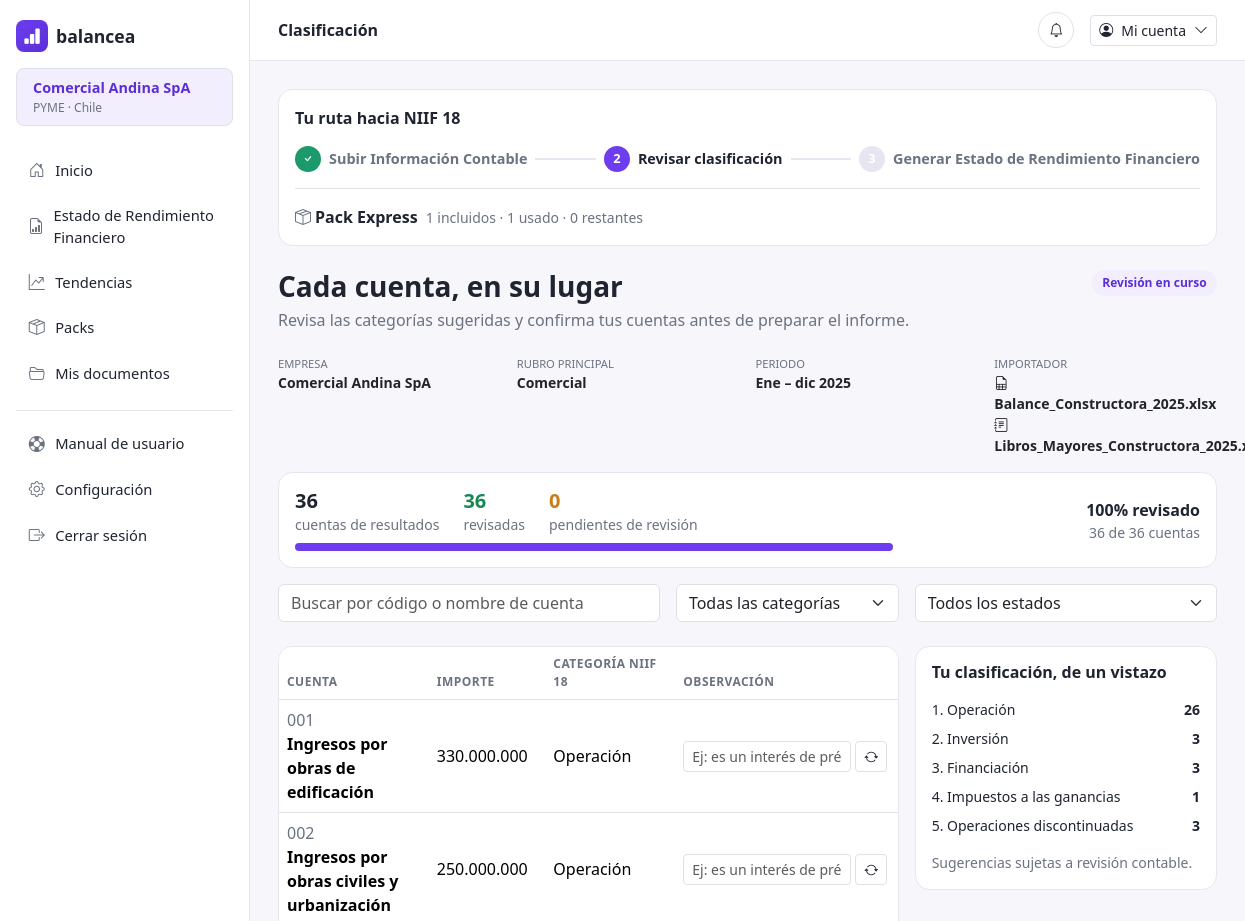
The app's page /clasificacion (signed in, upper part), older data.
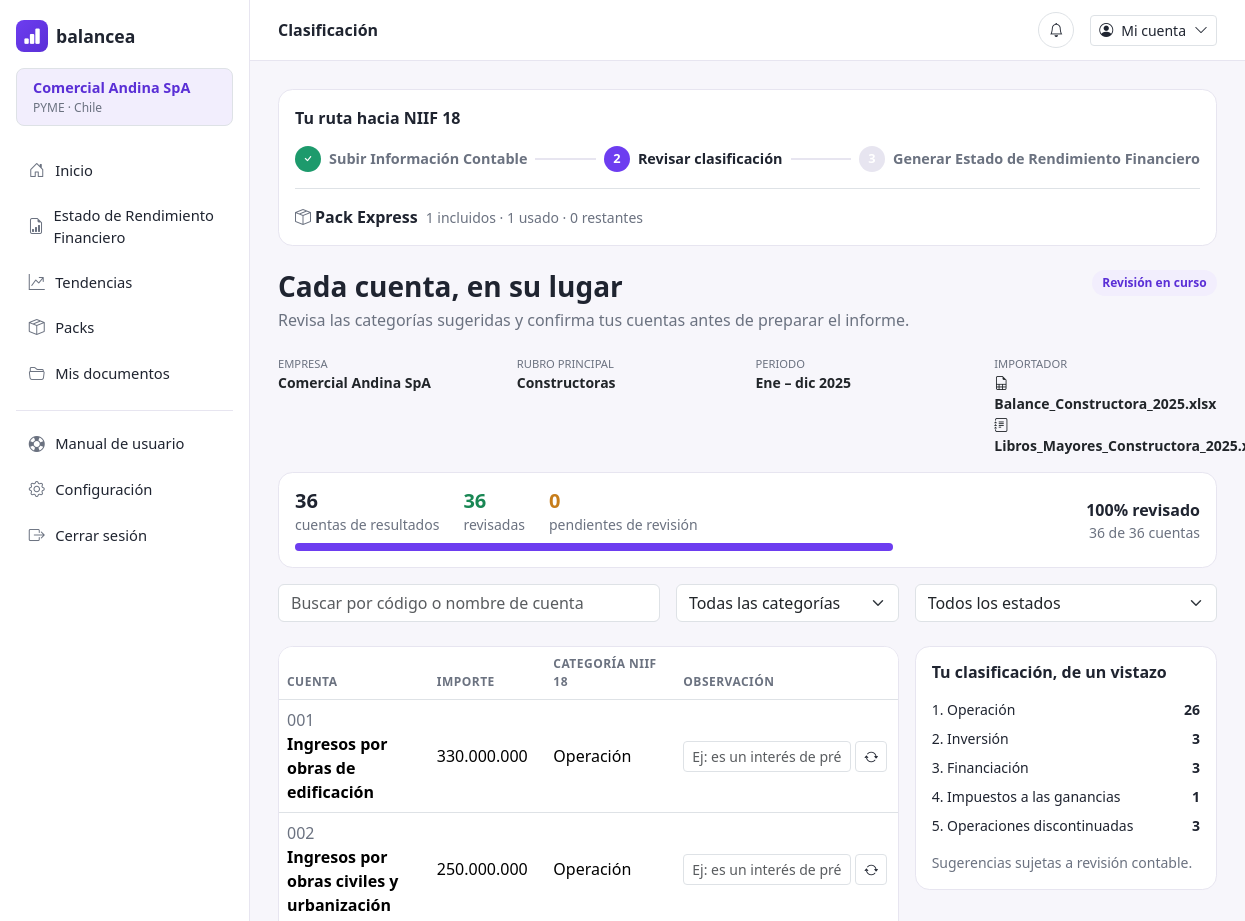
The same page, newer data.
### models.py (models this page shows)
class Empresa(db.Model):
    __tablename__ = "empresas"
    id = db.Column(db.Integer, primary_key=True)
    nombre = db.Column(db.String(150), nullable=False)
    tipo = db.Column(db.String(50), default="PYME")
    pais = db.Column(db.String(80), default="Chile")
    rubro = db.Column(db.String(50), nullable=False)
    moneda = db.Column(db.String(10), default="CLP")
    anio_vigente = db.Column(db.Integer, default=date.today().year)
    pack_actual = db.Column(db.String(30), default="Express")
    usuarios = db.relationship("Usuario", backref="empresa", lazy=True)
    balances = db.relationship(
        "Balance", backref="empresa", lazy=True, order_by="Balance.id.desc()"
    )

### app.py (the view)
    @app.route("/clasificacion")
    @login_required
    def clasificacion():
        empresa = empresa_actual()
        balance = balance_actual(empresa)
        cuentas = cuentas_balance(balance)
        revisadas = sum(1 for c in cuentas if c.revisado)
        total = len(cuentas)
        pendientes = total - revisadas
        porcentaje = int((revisadas / total) * 100) if total else 0
        resumen_categorias = {
            cat: sum(1 for c in cuentas if c.categoria_niif == cat) for cat in CATEGORIAS_NIIF
        }
        cuenta_en_revision = next((c for c in cuentas if not c.revisado), None)
        criterios = {c.id: motivo_clasificacion(c.nombre, c.observacion) for c in cuentas}
        return render_template(
            "clasificacion.html",
            empresa=empresa,
            balance=balance,
            cuentas=cuentas,
            revisadas=revisadas,
            pendientes=pendientes,
            total=total,
            porcentaje=porcentaje,
            resumen_categorias=resumen_categorias,
            categorias=CATEGORIAS_NIIF,
            cuenta_en_revision=cuenta_en_revision,
            criterios=criterios,
        )

### app.py (called while the page is built)
def formato_monto(valor):
    return f"{valor:,.0f}".replace(",", ".")

def login_required(view):
    @wraps(view)
    def wrapped(*args, **kwargs):
        if not session.get("usuario_id"):
            return redirect(url_for("login"))
        return view(*args, **kwargs)
    return wrapped

### clasificador.py (called while the page is built)
def _normalizar(texto):
    texto = texto.lower().strip()
    return "".join(c for c in unicodedata.normalize("NFD", texto) if unicodedata.category(c) != "Mn")

def _evaluar(nombre_cuenta):
    nombre = _normalizar(nombre_cuenta)
    for palabras, categoria, motivo in _EXCEPCIONES:
        if any(p in nombre for p in palabras):
            return categoria, motivo
    for palabras, categoria, motivo in _REGLAS:
        if any(p in nombre for p in palabras):
            return categoria, motivo
    return OPERACION, _MOTIVO_OPERACION_DEFECTO

def _texto_a_evaluar(nombre_cuenta, observacion=None):
    if observacion:
        return f"{nombre_cuenta} {observacion}"
    return nombre_cuenta

### templates/clasificacion.html (shortened to what the changed rows need)
{% extends "base.html" %}
{% from "_steps.html" import steps with context %}
{% set active_page = 'clasificacion' %}
{% block content %}
  <div class="row g-3 mb-3 small text-muted-soft">
    <div class="col-6 col-lg-3">
      <div class="text-uppercase" style="font-size:0.7rem;">Empresa</div>
      <div class="text-body fw-semibold">{{ empresa.nombre }}</div>
    </div>
    <div class="col-6 col-lg-3">
      <div class="text-uppercase" style="font-size:0.7rem;">Rubro principal</div>
      <div class="text-body fw-semibold">{{ empresa.rubro }}</div>
    </div>
  </div>
  <div class="row g-3">
    <div class="col-lg-8">
      <div class="bc-card p-0 overflow-hidden mb-3">
        <table class="table bc-table align-middle mb-0">
          <thead>
            <tr><th>Cuenta</th><th>Importe</th><th>Categoría NIIF 18</th><th>Observación</th><th>Revisión</th></tr>
          </thead>
        </table>
      </div>
    </div>
  </div>
{% endblock %}

### templates/base.html (shortened to what this page needs)
<!doctype html>
<html lang="es">
<head>
  <link rel="stylesheet" href="{{ url_for('static', filename='css/bootstrap.min.css') }}">
  <link rel="stylesheet" href="{{ url_for('static', filename='bootstrap-icons/bootstrap-icons.css') }}">
  <link rel="stylesheet" href="{{ url_for('static', filename='css/styles.css') }}">
</head>
<body>
  <div class="bc-shell">
    <aside class="bc-sidebar">
      <a href="{{ url_for('dashboard') }}" class="bc-logo">
        <span class="bc-logo-mark"><i class="bi bi-bar-chart-fill"></i></span>
        balancea
      </a>
      <div class="mt-3 border rounded-3 w-100 px-3 py-2" style="background-color: var(--bc-primary-light);">
        <span class="d-block fw-semibold" style="font-size:0.9rem;color:var(--bc-primary-dark);">{{ empresa.nombre if empresa else 'Tu empresa' }}</span>
        <span class="d-block text-muted-soft" style="font-size:0.75rem;">{{ empresa.tipo if empresa else 'Pyme' }} · {{ empresa.pais if empresa else 'Colombia' }}</span>
      </div>
      <nav class="bc-sidebar-section d-flex flex-column gap-1">
        <a href="{{ url_for('dashboard') }}" class="bc-nav-link {{ 'active' if active_page == 'inicio' else '' }}">
          <i class="bi bi-house-door"></i> Inicio
        </a>
        <a href="{{ url_for('subir_balance') }}" class="bc-nav-link {{ 'active' if active_page == 'subir_balance' else '' }}">
          <i class="bi bi-file-earmark-bar-graph"></i> Estado de Rendimiento Financiero
        </a>
        <a href="{{ url_for('toma_decisiones') }}" class="bc-nav-link {{ 'active' if active_page == 'toma_decisiones' else '' }}">
          <i class="bi bi-graph-up-arrow"></i> Tendencias
        </a>
        <a href="{{ url_for('packs') }}" class="bc-nav-link {{ 'active' if active_page == 'packs' else '' }}">
          <i class="bi bi-box-seam"></i> Packs
        </a>
        <a href="{{ url_for('mis_documentos') }}" class="bc-nav-link {{ 'active' if active_page == 'mis_documentos' else '' }}">
          <i class="bi bi-folder2-open"></i> Mis documentos
        </a>
      </nav>
      <div class="bc-sidebar-footer d-flex flex-column gap-1">
        <a href="{{ url_for('manual_usuario') }}" class="bc-nav-link {{ 'active' if active_page == 'manual_usuario' else '' }}">
          <i class="bi bi-life-preserver"></i> Manual de usuario
        </a>
        <a href="{{ url_for('configuracion') }}" class="bc-nav-link {{ 'active' if active_page == 'configuracion' else '' }}">
          <i class="bi bi-gear"></i> Configuración
        </a>
        <a href="{{ url_for('logout') }}" class="bc-nav-link">
          <i class="bi bi-box-arrow-right"></i> Cerrar sesión
        </a>
      </div>
    </aside>
    <div class="bc-main">
      <header class="bc-topbar">
        <div>
          <span class="fw-semibold">{% block page_heading %}{% endblock %}</span>
        </div>
        <div class="d-flex align-items-center gap-3">
          <button class="btn btn-sm btn-bc-outline border rounded-circle" style="width:36px;height:36px;">
            <i class="bi bi-bell"></i>
          </button>
          <div class="dropdown">
            <button class="btn btn-sm btn-bc-outline border d-flex align-items-center gap-2" type="button" data-bs-toggle="dropdown" aria-expanded="false">
              <i class="bi bi-person-circle"></i>
              <span>Mi cuenta</span>
              <i class="bi bi-chevron-down"></i>
            </button>
          </div>
        </div>
      </header>
      <main class="bc-content">
        {% block content %}{% endblock %}
      </main>
    </div>
  </div>
</body>
</html>

Row changes from the older to the newer data that the page shows:
changed Empresa "Comercial Andina SpA": rubro "Comercial" → "Constructoras"
